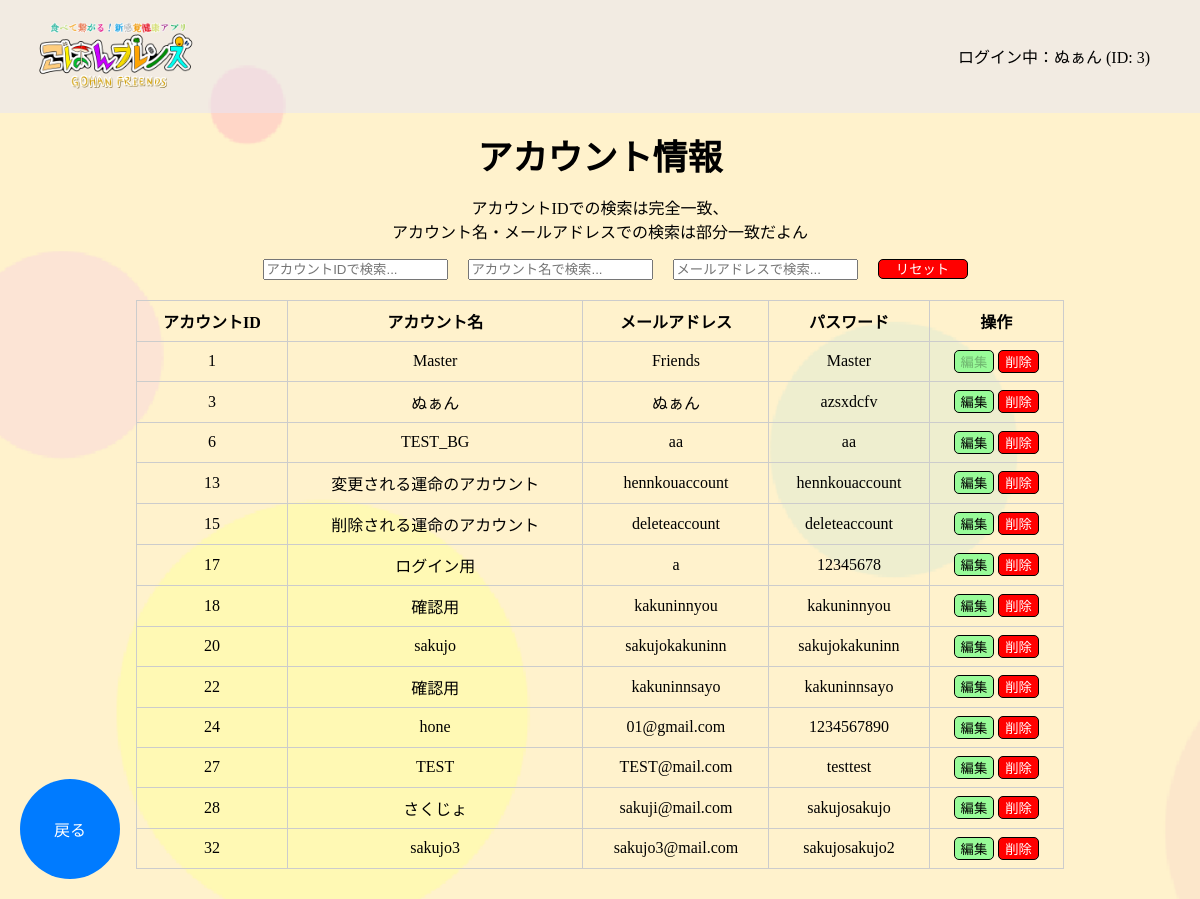
The page /master/account_look (signed in) on the database its author committed.
### tables this page shows
CREATE TABLE ACCOUNT (
                        ACCOUNT_ID INTEGER PRIMARY KEY AUTOINCREMENT,
                        ACCOUNT_NAME TEXT NOT NULL,
                        MAIL TEXT NOT NULL,
                        PASS TEXT NOT NULL
                    );

### app.py (the view)
@app.route('/master/account_look')
def account_look():
    if 'account_name' in session:
        conn = get_db()
        cur = conn.cursor()
        cur.execute("SELECT ACCOUNT_ID, ACCOUNT_NAME, MAIL, PASS FROM ACCOUNT")
        accounts = cur.fetchall()
        cur.close()
        conn.close()
        return render_template('master/account_look.html', accounts=accounts)

### app.py (called while the page is built)
def get_db():
    conn = sqlite3.connect(DATABASE)
    return conn

@app.context_processor
def inject_account_info():
    return {
        'account_name': session.get('account_name'),
        'account_id': session.get('account_id')
    }

### templates/master/account_look.html (shortened to what this page needs)
{% extends 'base.html' %}
{% block content %}
<div class="main-contents">
    <p class="main-text">アカウント情報<br><div class="txt-center">アカウントIDでの検索は完全一致、<br>アカウント名・メールアドレスでの検索は部分一致だよん</div></p>
    <div style="display: flex; justify-content: center; align-items: center; margin-bottom: 20px;">
        <input type="text" id="searchAccountId" placeholder="アカウントIDで検索..." oninput="searchAccounts()">
        <input type="text" id="searchAccountName" placeholder="アカウント名で検索..." oninput="searchAccounts()">
        <input type="text" id="searchEmail" placeholder="メールアドレスで検索..." oninput="searchAccounts()">
        <button id="resetButton" type="button" onclick="resetSearch()" class="reset-button">リセット</button>
    </div>
    <div class="table-container">
        <table>
            <tr>
                <th>アカウントID</th>
                <th>アカウント名</th>
                <th>メールアドレス</th>
                <th>パスワード</th>
                <th>操作</th>
            </tr>
            {% for account in accounts %}
            <tr>
                <td>{{ account[0] }}</td>
                <td data-original="{{ account[1] }}">{{ account[1] }}</td>
                <td data-original="{{ account[2] }}">{{ account[2] }}</td>
                <td data-original="{{ account[3] }}">{{ account[3] }}</td>
                <td>
                    {% if account[0] == 1 %}
                    <button class="edit-button" type="button" disabled>編集</button>
                    <button class="delete-button" type="button" disabled>削除</button>
                    {% else %}
                    <button class="edit-button" type="button"
                        onclick="editRow(this.parentElement.parentElement)">編集</button>
                    <button class="delete-button" type="button"
                        onclick="showDeleteConfirmation(this.parentElement.parentElement)">削除</button>
                    {% endif %}
                </td>
            </tr>
            {% endfor %}
        </table>
    </div>
    <div class="back-button-container">
        <button id="back-button" onclick="location.href='{{ url_for('mainmenu') }}';" class="back-button">戻る</button>
    </div>
</div>
{% endblock %}

### static/css/style.css (style rules this page uses)
html, body { margin: 0; padding: 0; box-sizing: border-box; height: 100%; }
.kabegami { background-size: cover; }
.back-button-container { position: fixed; bottom: 20px; left: 20px; }
.back-button-container button { width: 100px; height: 100px; border-radius: 50%; border: none; background-color: #007BFF; color: white; font-size: 16px; display: flex; justify-content: center; align-items: center; cursor: pointer; transition: background-color 0.3s; }
.main-contents { padding-top: 70px; }
.reset-button { height:20px; width:90px; margin-left:20px; background-color:red; color:white; border-radius:5px; border: 1px solid black; line-height: 5px; text-align: center; cursor:pointer; }
.main-text { text-align: center; margin-top: -25px; margin-bottom: 15px; font-size: 35px; font-weight: bold; }
input { margin-left: 30px; }
.table-container { display: flex; justify-content: center; margin: 20px; }
table { border-collapse: collapse; width: 80%; }
.table-container table { margin-bottom: 30px; }
th, td { border: 1px solid #ccc; padding: 8px; text-align: center; }
#searchAccountName { margin-left:20px; }
#searchEmail { margin-left:20px; }
.txt-center { text-align: center; }
.edit-button { border-radius: 5px; background-color:palegreen; height:auto; min-width: auto; border: 1px solid black; display: inline-block; cursor: pointer; }
.delete-button { color:white; border-radius: 5px; background-color:red; height:auto; min-width: auto; border: 1px solid black; display: inline-block; cursor: pointer; }

### rows shown on the page
ACCOUNT: ACCOUNT_ID "1", ACCOUNT_NAME "Master", MAIL "Friends", PASS "Master", shows "編集"
ACCOUNT: ACCOUNT_ID "3", ACCOUNT_NAME "ぬぁん", MAIL "ぬぁん", PASS "azsxdcfv", shows "編集"
ACCOUNT: ACCOUNT_ID "6", ACCOUNT_NAME "TEST_BG", MAIL "aa", PASS "aa", shows "編集"
ACCOUNT: ACCOUNT_ID "13", ACCOUNT_NAME "変更される運命のアカウント", MAIL "hennkouaccount", PASS "hennkouaccount", shows "編集"
ACCOUNT: ACCOUNT_ID "15", ACCOUNT_NAME "削除される運命のアカウント", MAIL "deleteaccount", PASS "deleteaccount", shows "編集"
ACCOUNT: ACCOUNT_ID "17", ACCOUNT_NAME "ログイン用", MAIL "a", PASS "12345678", shows "編集"
ACCOUNT: ACCOUNT_ID "18", ACCOUNT_NAME "確認用", MAIL "kakuninnyou", PASS "kakuninnyou", shows "編集"
ACCOUNT: ACCOUNT_ID "20", ACCOUNT_NAME "sakujo", MAIL "sakujokakuninn", PASS "sakujokakuninn", shows "編集"
ACCOUNT: ACCOUNT_ID "22", ACCOUNT_NAME "確認用", MAIL "kakuninnsayo", PASS "kakuninnsayo", shows "編集"
ACCOUNT: ACCOUNT_ID "24", ACCOUNT_NAME "hone", MAIL "01@gmail.com", PASS "1234567890", shows "編集"
ACCOUNT: ACCOUNT_ID "27", ACCOUNT_NAME "TEST", MAIL "TEST@mail.com", PASS "testtest", shows "編集"
ACCOUNT: ACCOUNT_ID "28", ACCOUNT_NAME "さくじょ", MAIL "sakuji@mail.com", PASS "sakujosakujo", shows "編集"
ACCOUNT: ACCOUNT_ID "32", ACCOUNT_NAME "sakujo3", MAIL "sakujo3@mail.com", PASS "sakujosakujo2", shows "編集"

### other values the page prints
{{ account_name }} "ぬぁん"
{{ account_id }} "3"
